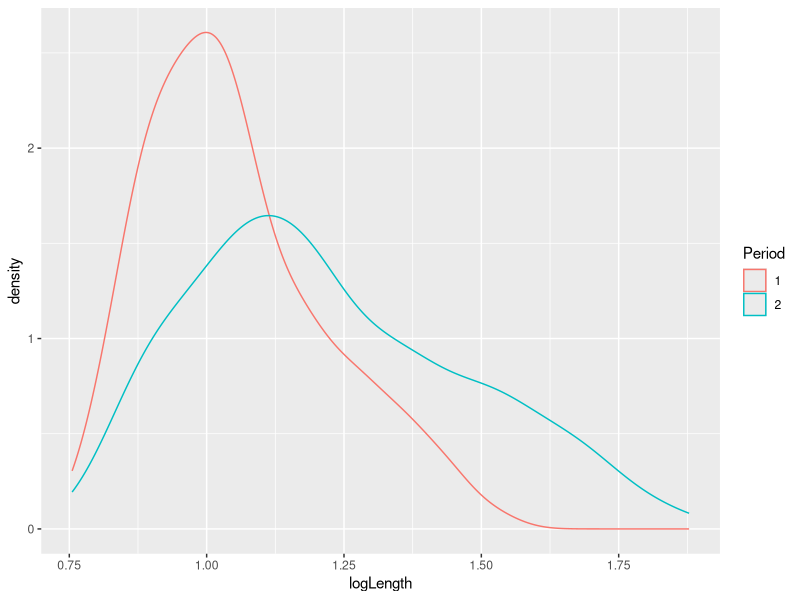
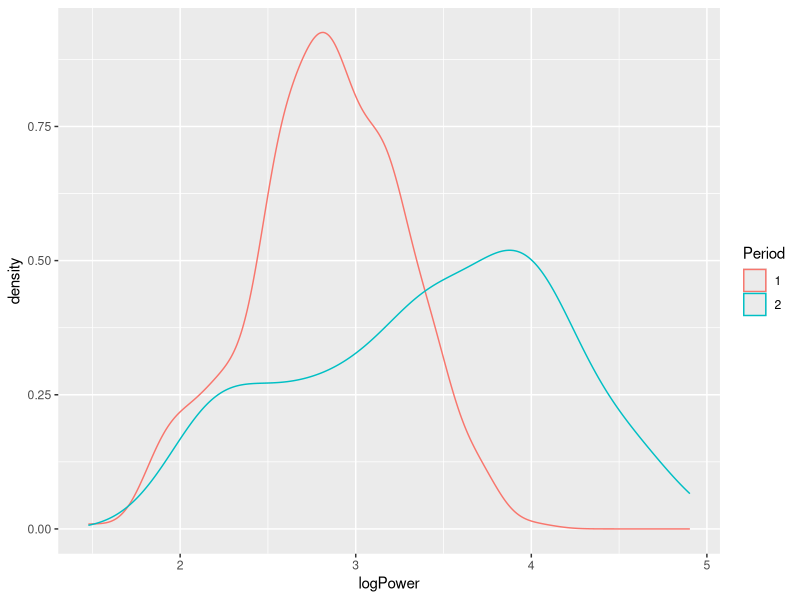
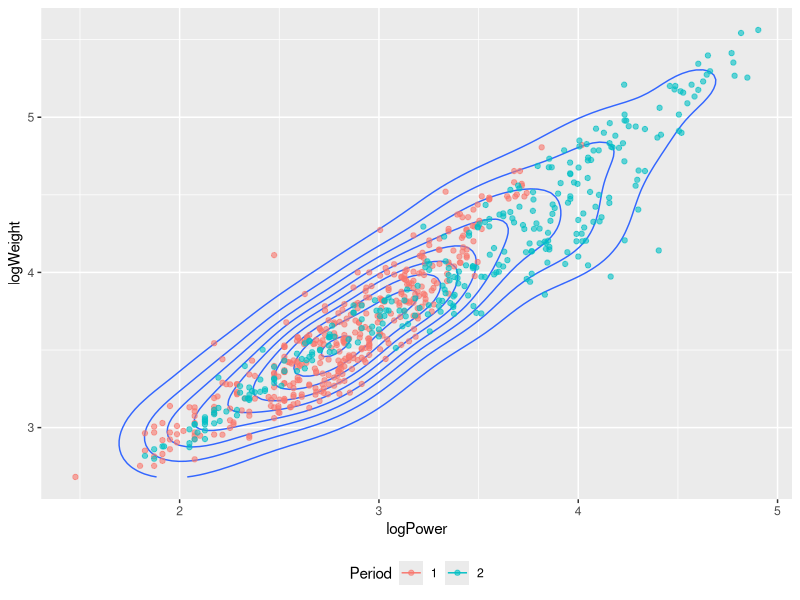
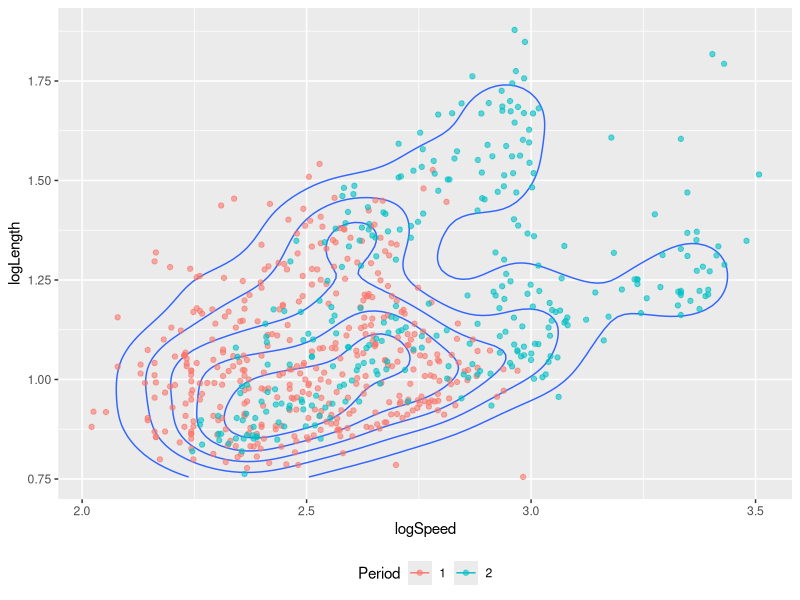
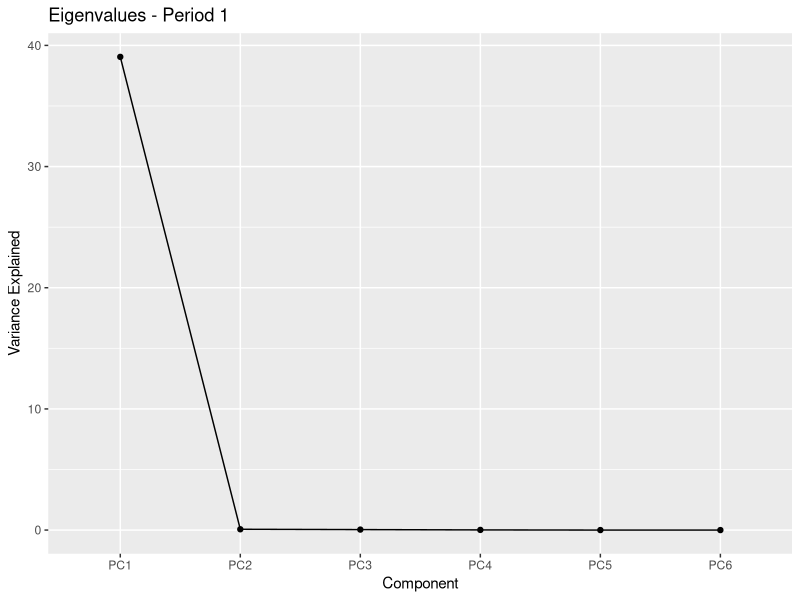
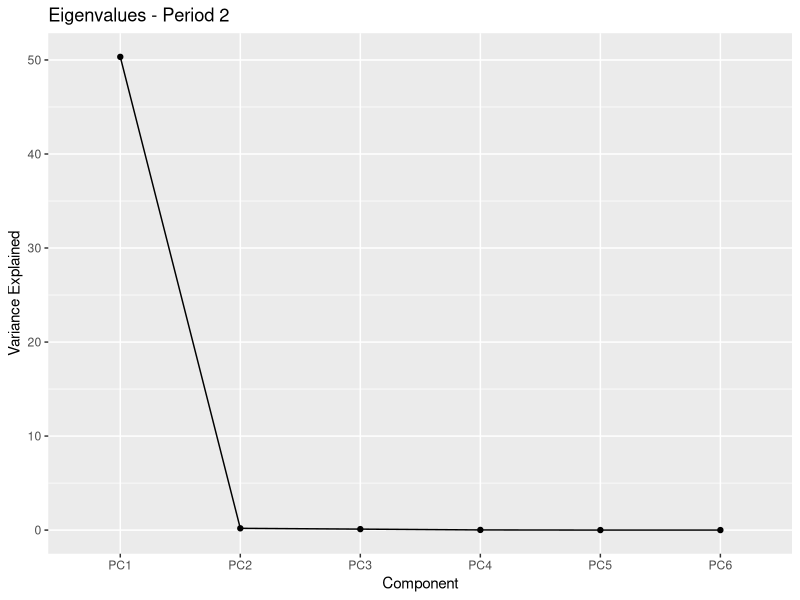
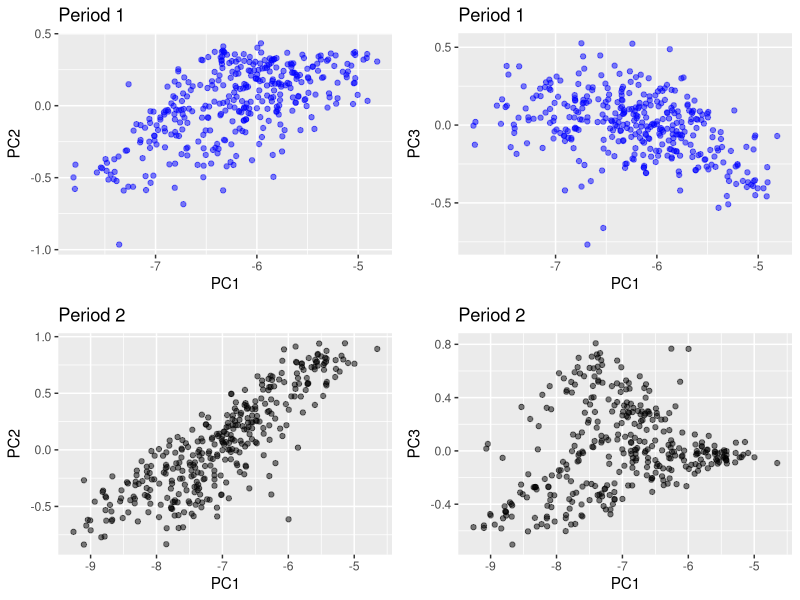
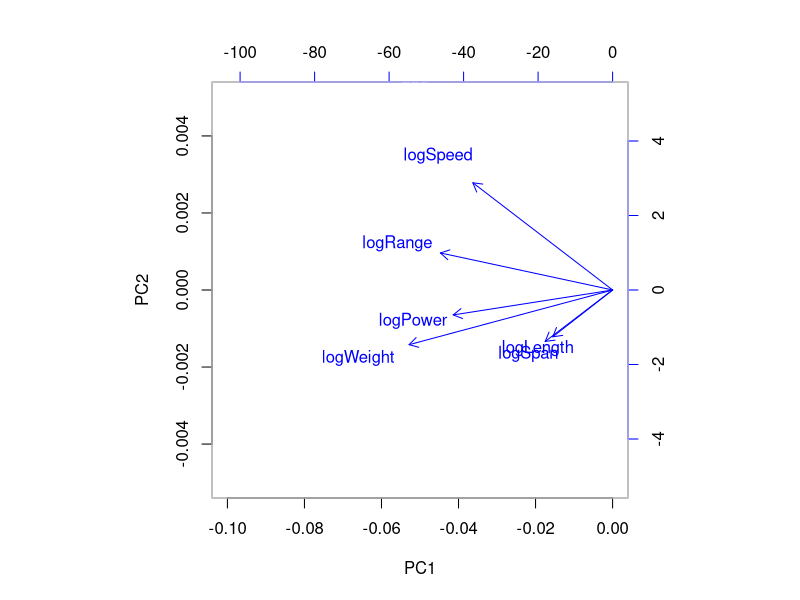

These charts were generated, in order, by the following R code: (Note: this script raises an error after producing the figures.)
## ---- chunk 1
setwd("C:/Users/user/OneDrive - The University of Western Australia/Units/STAT3064/Labs/Assignment1")

rm(list = ls())

if (!is.null(sessionInfo()$otherPkgs)) {
  invisible(
    lapply(paste0('package:', names(sessionInfo()$otherPkgs)), 
           detach, character.only=TRUE, unload=TRUE)
  )
}

options(stringsAsFactors = FALSE)
## ---- chunk 2
library(reshape2)
library(tidyverse)
library(MASS)
library(GGally)
library(mvtnorm)
library(scales)
library(ggpubr)
library(dplyr)
## ---- chunk 3
library(ggplot2)
df = read.csv('aircraft.csv')
df0 = data.frame(
Year = df$Year,
Period = factor(df$Period),
logPower = log10(df$Power),
logSpan = log10(df$Span),
logLength = log10(df$Length),
logWeight = log10(df$Weight),
logSpeed = log10(df$Speed),
logRange = log10(df$Range))

df0 = within(df0, Period[Year<= 45] <- 1)
df0 = within(df0, Period[Year> 45] <- 2)

ggplot(df0, (aes(logLength,group = Period, colour = Period))) +
  geom_density()

ggplot(df0, (aes(logPower,group = Period, colour = Period ))) +
  geom_density()
## ---- chunk 4
ggplot( df0, aes( logPower, logWeight ) ) +
geom_density_2d( ) +
geom_point( aes( colour = Period ), alpha = 0.6 ) +
theme( legend.position = "bottom")

ggplot( df0, aes( logSpeed, logLength ) ) +
geom_density_2d( ) +
geom_point( aes( colour = Period ), alpha = 0.6 ) +
theme( legend.position = "bottom")
## ---- chunk 5
aircraft <- read.csv('aircraft.csv')
## ---- chunk 6
log_aircraft <- data.frame(Year = aircraft$Year, Period = as.factor(aircraft$Period))
log_aircraft$logPower <- log10(aircraft$Power)
log_aircraft$logSpan <- log10(aircraft$Span)
log_aircraft$logLength <- log10(aircraft$Length)
log_aircraft$logWeight <- log10(aircraft$Weight)
log_aircraft$logSpeed <- log10(aircraft$Speed)
log_aircraft$logRange <- log10(aircraft$Range)
str(log_aircraft)
## ---- chunk 7
log_aircraft1 <- log_aircraft[log_aircraft$Year <= 42,3:8]
tail(log_aircraft1)
str(log_aircraft1)
## ---- chunk 8
log_aircraft2 <- log_aircraft[log_aircraft$Year > 42,3:8]
head(log_aircraft2)
str(log_aircraft2)
## ---- chunk 9
log_aircraft1_pr <- prcomp(log_aircraft1, center = F, scale = F)
log_aircraft1_pr
## ---- chunk 10
log_aircraft2_pr <- prcomp(log_aircraft2, center = F, scale = F)
log_aircraft2_pr
## ---- chunk 11
log_aircraft1_ev <- data.frame(
      component = factor(seq_along(log_aircraft1_pr$sdev), 
                         labels = paste0("PC", seq_along(log_aircraft1_pr$sdev))),
      var_explained = log_aircraft1_pr$sdev^2
    )

ggplot(log_aircraft1_ev, aes(y = var_explained)) +
      geom_line(aes(x = component, group = 1)) +
      geom_point(aes(x = component)) +
      labs(x = "Component", y = "Variance Explained") +
      ggtitle("Eigenvalues - Period 1")

## ---- chunk 12
log_aircraft2_ev <- data.frame(
      component = factor(seq_along(log_aircraft2_pr$sdev), 
                         labels = paste0("PC", seq_along(log_aircraft2_pr$sdev))),
      var_explained = log_aircraft2_pr$sdev^2
    )

ggplot(log_aircraft2_ev, aes(y = var_explained)) +
      geom_line(aes(x = component, group = 1)) +
      geom_point(aes(x = component)) +
      labs(x = "Component", y = "Variance Explained") +
      ggtitle("Eigenvalues - Period 2")

## ---- chunk 13
pc_scores1 <- data.frame(log_aircraft1_pr$x)

pc1pc21 <- ggplot(pc_scores1, aes(x = PC1, y = PC2)) +
      geom_point(alpha = 0.5, colour = "blue") +
      ggtitle("Period 1")

pc1pc31 <- ggplot(pc_scores1, aes(x = PC1, y = PC3)) +
      geom_point(alpha = 0.5, colour = "blue") +
      ggtitle("Period 1")


pc_scores2 <- data.frame(log_aircraft2_pr$x)

pc1pc22 <- ggplot(pc_scores2, aes(x = PC1, y = PC2)) +
      geom_point(alpha = 0.5) +
      ggtitle("Period 2")

pc1pc32 <- ggplot(pc_scores2, aes(x = PC1, y = PC3)) +
      geom_point(alpha = 0.5) +
      ggtitle("Period 2")


figure <- ggarrange(pc1pc21, pc1pc31, pc1pc22, pc1pc32,
                    ncol = 2, nrow = 2)
figure
## ---- chunk 14
biplot(log_aircraft1_pr, col = c("white", "blue"), xlim=c(-0.10, 0.0), ylim=c(-0.005, 0.005))
biplot(log_aircraft2_pr, col = c("white", "blue"), xlim=c(-0.10, 0.0), ylim=c(-0.005, 0.005))
## ---- chunk 15
set.seed(2733)
## ---- chunk 16
ass2pop <- read.csv('ass2pop.csv', header=FALSE)
mean1 <- ass2pop$V1
mean2 <- ass2pop$V2

cov1 <- data.matrix(subset(ass2pop, select=V3:V22))
cov2 <- data.matrix(subset(ass2pop, select=V23:V42))

print(dim(cov1))
## ---- chunk 17

N1 <- 250
N2 <- 150
eig <- list()

samples1 <- rmvnorm(N1, mean=mean1, sigma=cov1)
samples2 <- rmvnorm(N2, mean=mean2, sigma=cov2)
samples <- rbind(samples1, samples2)
samplecov <- cov(samples)
print(round(samplecov, 2))
eigenresult <- eigen(samplecov)
vals <- list(eigenresult$values)
eig <- append(eig, vals)
save(vals, file="./eigens/normal_eigen/1.RData")

for (i in 2:50) {
  samples1 <- rmvnorm(N1, mean=mean1, sigma=cov1)
  samples2 <- rmvnorm(N2, mean=mean2, sigma=cov2)
  samples <- rbind(samples1, samples2)
  samplecov <- cov(samples)
  eigenresult <- eigen(samplecov)
  vals <- list(eigenresult$values)
  eig <- append(eig, vals)
  filename <- paste("./eigens/normal_eigen/", toString(i), ".RData", sep="")
  save(vals, file=filename)
}

mat <- t(do.call("cbind", eig))
meaneig <- colMeans(mat)

m <- as.data.frame(meaneig)
m["x"] <- 1:20
colnames(m) <- c("value", "Var1")
m["Var2"] <- rep(0, 20)

data <- melt(t(mat))
p <- data %>% 
  ggplot(aes(x=Var1, y=value, group=Var2)) +
  geom_line(alpha=0.1) + 
  geom_line(data=m, colour="red")

print(p)

print("----")
print(eig)
print(round(meaneig, 3))
## ---- chunk 18

N1 <- 250
N2 <- 150
df1 <- 10
df2 <- 2
eig <- list()
for (i in 1:50) {
  scale1 <- ((df1 - 2) / df1) * cov1
  scale2 <- ((df2 - 2) / df2) * cov2
  samples1 <- mean1 + rmvt(N1, sigma=scale1, df=10)
  samples2 <- mean2 + rmvt(N2, sigma=scale2, df=2)
  samples <- rbind(samples1, samples2)
  samplecov <- cov(samples)
  eigenresult <- eigen(samplecov)
  vals <- list(eigenresult$values)
  filename <- paste("./eigens/t_eigen/", toString(i), ".RData", sep="")
  save(vals, file=filename)
  eig <- append(eig, vals)
}

mat <- t(do.call("cbind", eig))
meaneig <- colMeans(mat)

m <- as.data.frame(meaneig)
m["x"] <- 1:20
colnames(m) <- c("value", "Var1")
m["Var2"] <- rep(0, 20)

data <- melt(t(mat))
p <- data %>% 
  ggplot(aes(x=Var1, y=value, group=Var2)) +
  geom_line(alpha=0.1) + 
  geom_line(data=m, colour="red")

print(p)
print(round(meaneig, 3))
